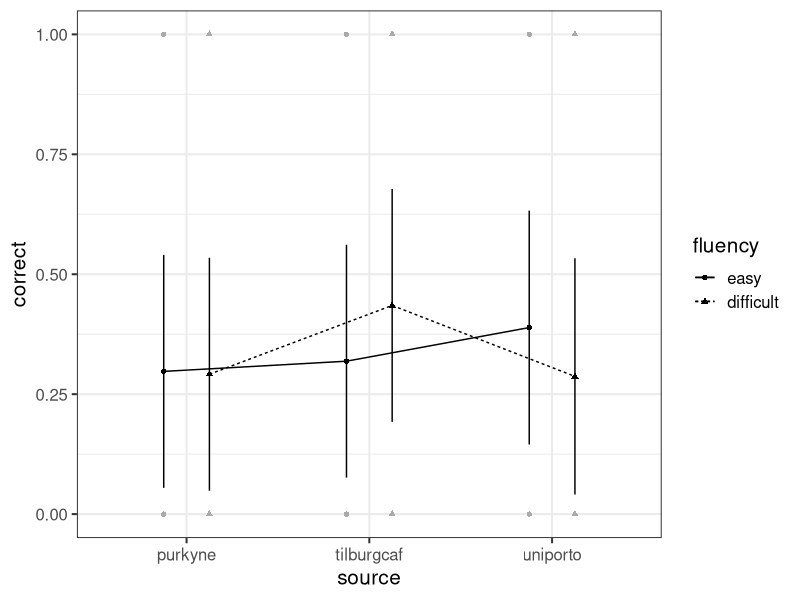
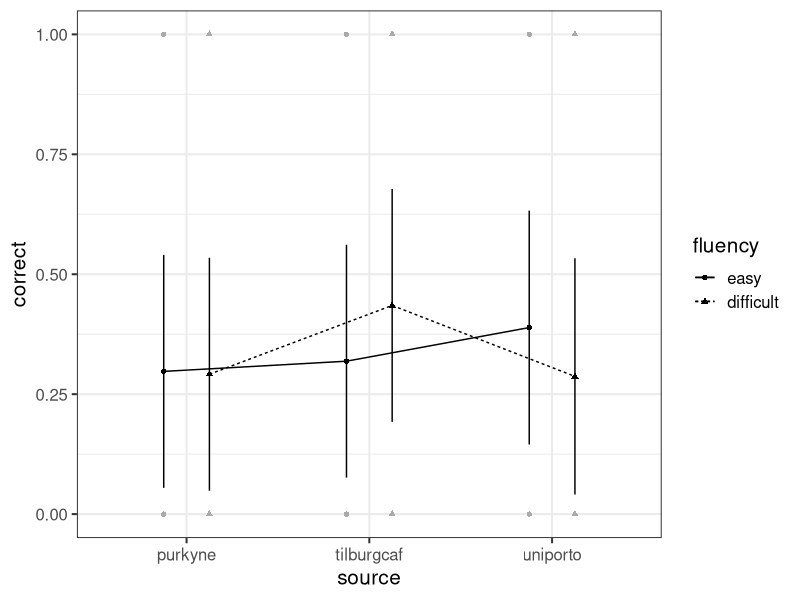
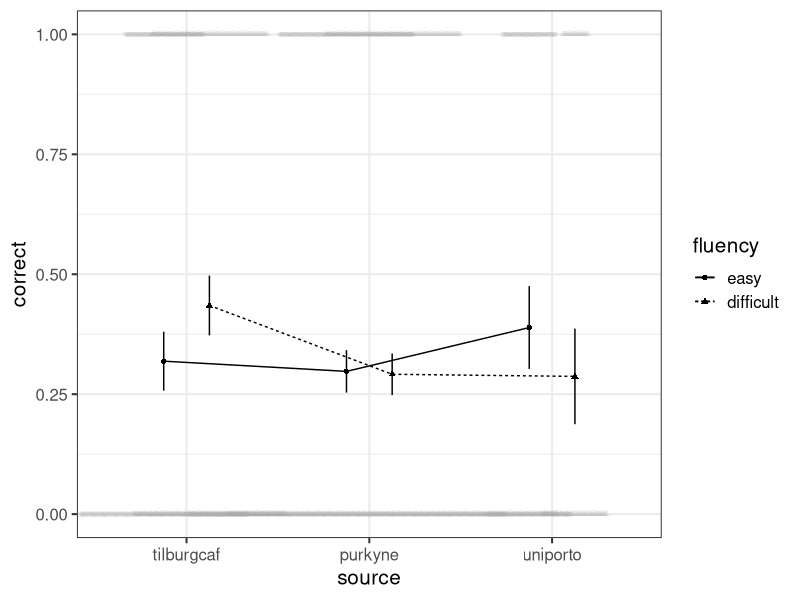
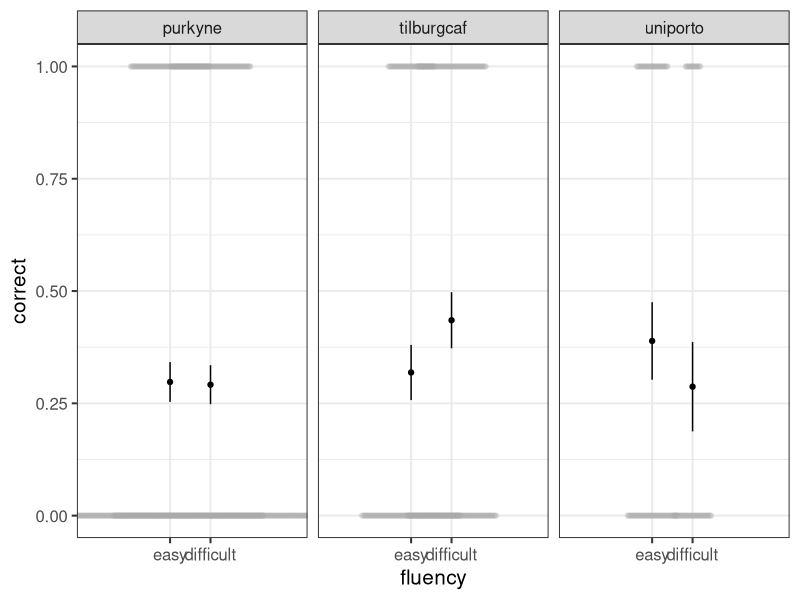
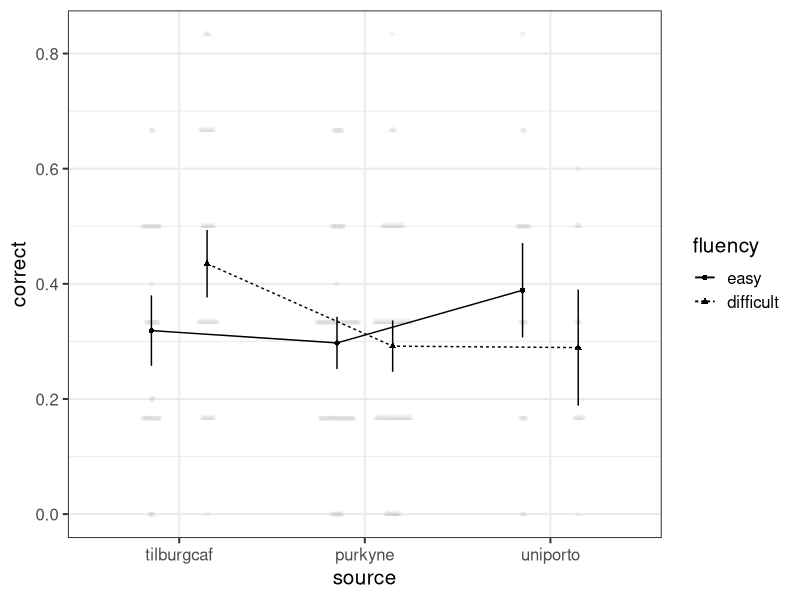

Generate these figures, in order, with R:
## ---- chunk 1
knitr::opts_chunk$set(echo = TRUE, eval = TRUE)
## ---- chunk 2
## preparation and loading
library("tidyverse")
library("afex")
library("emmeans")
emm_options(lmer.df = "Satterthwaite")
theme_set(theme_bw(base_size = 15))
d <- read_csv("ml2_alter_selected.csv")
d <- d %>%
  mutate(
    source = factor(source),
    uID = factor(uID),
    syllogism = factor(syllogism),
    fluency = factor(fluency, levels = c("easy", "difficult"))
  )
str(d)
## ---- chunk 3
## 1. full model shows a singular fit:
m_max <-  mixed(correct ~ fluency*source + (1|uID) + (fluency*source|syllogism), d, 
                method = "S", progress = FALSE) ## suppress output
summary(m_max)$varcor
m_max
## ---- chunk 4
## r1. full model without correlations also shows singular fit
m_r1 <-  mixed(correct ~ fluency*source + (1|uID) + (fluency*source||syllogism), d, 
               method = "S", expand_re = TRUE, progress = FALSE)
summary(m_r1)$varcor

## r2. model without interaction still shows singular fit 
m_r2 <-  mixed(correct ~ fluency*source + (1|uID) + (fluency+source||syllogism), d, 
               method = "S", expand_re = TRUE, progress = FALSE)
summary(m_r2)$varcor

## r3. model with random slopes only for source still shows singular fit 
m_r3 <-  mixed(correct ~ fluency*source + (1|uID) + (source||syllogism), d, 
               method = "S", expand_re = TRUE, progress = FALSE)
summary(m_r3)$varcor

## r4. model with random slopes only for fluency still shows singular fit 
m_r4 <-  mixed(correct ~ fluency*source + (1|uID) + (fluency||syllogism), d, 
               method = "S", expand_re = TRUE, progress = FALSE)
summary(m_r4)$varcor

## r5. random intercept onloy model does not show singular fit
m_r5 <-  mixed(correct ~ fluency*source + (1|uID) + (1|syllogism), d, 
               method = "S", progress = FALSE)
summary(m_r5)$varcor
## ---- chunk 5
## full model shows significant interaction
m_max

# minimal model shows significant interaction
m_r5

# models in between also shows significant interaction
m_r4
## ---- chunk 6
emmeans(m_r5, "fluency", by = "source")

pairs(emmeans(m_r5, "fluency", by = "source"))

## results very similar for full model
pairs(emmeans(m_max, "fluency", by = "source"))

## ---- chunk 7
## something is wrong here:
afex_plot(m_r5, "source", "fluency")

## Maybe we can try with aggregating for each participant:
afex_plot(m_r5, "source", "fluency", random = "uID")

## For this plot, reordering the x-axis might be a good idea
#   and we might change a few more settings for data in bg
#   also, error bars look to wide given our knowledge of effect
afex_plot(m_r5, "source", "fluency", random = "uID", error = "mean",
          data_geom = ggbeeswarm::geom_beeswarm, 
          data_alpha = 0.15,
          data_arg = list(cex = 0.2, dodge.width = 0.5, color = "black")) + 
  scale_x_discrete(limits=c("tilburgcaf", "purkyne", "uniporto"))
## ---- chunk 8
## Maybe not different lines, but different panels? 
afex_plot(m_r5, panel = "source", x = "fluency", random = "uID", error = "mean",
          data_alpha = 0.15,
          data_arg = list(cex = 0.8, dodge.width = 0.5, color = "black"))
## ---- chunk 9
# m5_0 <-  mixed(correct ~ fluency*source*syllogism + (syllogism|uID), d, 
#                method = "S")
## cannot be estimated, as there are no replicates for participant:syllogism

m5 <-  mixed(correct ~ fluency*source*syllogism + (1|uID), d, 
               method = "S", progress = FALSE)
m5 ## important: no interaction of syllogism with fluency

emmeans(m5, "fluency", by = "source")

pairs(emmeans(m5, "fluency", by = "source"))

## ---- chunk 10

a6 <- aov_car(correct ~ fluency*source*syllogism + Error(uID/syllogism), d)
a6

## Compared to mixed model, ANOVA cannot handle partially missing data. 
## Those observations have to be excluded from the analysis.

pairs(emmeans(a6, "fluency", by = "source"))
## ---- chunk 11
afex_plot(m5, "source", "fluency", random = "uID", 
          data_geom = ggbeeswarm::geom_beeswarm, 
          data_alpha = 0.15, dodge = 0.6,
          data_arg = list(cex = 0.3, dodge.width = 0.6, color = "black")) + 
  scale_x_discrete(limits=c("tilburgcaf", "purkyne", "uniporto"))
